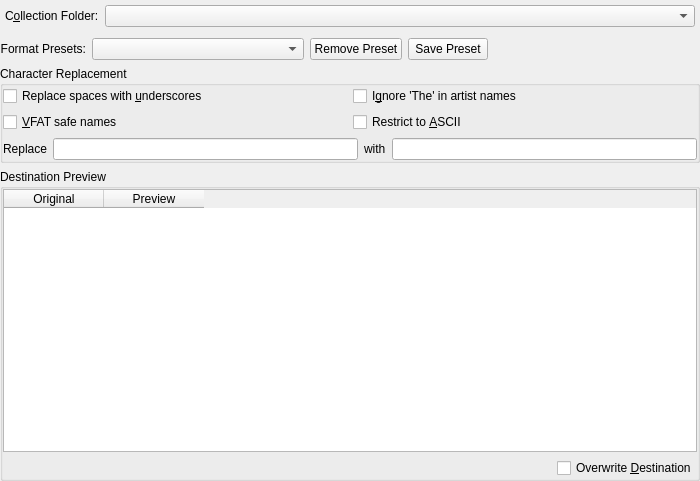
<?xml version="1.0" encoding="UTF-8"?>
<ui version="4.0">
 <author>&lt;aumuell@reserv.at&gt;</author>
 <class>OrganizeCollectionDialogBase</class>
 <widget class="QWidget" name="OrganizeCollectionDialogBase">
  <property name="geometry">
   <rect>
    <x>0</x>
    <y>0</y>
    <width>700</width>
    <height>481</height>
   </rect>
  </property>
  <property name="sizePolicy">
   <sizepolicy hsizetype="MinimumExpanding" vsizetype="Preferred">
    <horstretch>0</horstretch>
    <verstretch>0</verstretch>
   </sizepolicy>
  </property>
  <property name="windowTitle">
   <string>Organize Files</string>
  </property>
  <layout class="QVBoxLayout" name="verticalLayout">
   <item>
    <layout class="QHBoxLayout" name="_3">
     <property name="margin">
      <number>5</number>
     </property>
     <item>
      <widget class="QLabel" name="folderLabel">
       <property name="sizePolicy">
        <sizepolicy hsizetype="Minimum" vsizetype="Preferred">
         <horstretch>0</horstretch>
         <verstretch>0</verstretch>
        </sizepolicy>
       </property>
       <property name="toolTip">
        <string>Base directory under which to put files</string>
       </property>
       <property name="text">
        <string>C&amp;ollection Folder:</string>
       </property>
       <property name="wordWrap">
        <bool>false</bool>
       </property>
       <property name="buddy">
        <cstring>folderCombo</cstring>
       </property>
      </widget>
     </item>
     <item>
      <widget class="KComboBox" name="folderCombo">
       <property name="sizePolicy">
        <sizepolicy hsizetype="Expanding" vsizetype="Fixed">
         <horstretch>0</horstretch>
         <verstretch>0</verstretch>
        </sizepolicy>
       </property>
       <property name="toolTip">
        <string>The collection folder to which the files will be transferred.</string>
       </property>
       <property name="whatsThis">
        <string>The collection folder to which the files will be transferred.</string>
       </property>
      </widget>
     </item>
    </layout>
   </item>
   <item>
    <layout class="QHBoxLayout" name="horizontalLayout" stretch="0,0,0,0,0">
     <property name="topMargin">
      <number>0</number>
     </property>
     <item>
      <widget class="QLabel" name="label">
       <property name="sizePolicy">
        <sizepolicy hsizetype="Preferred" vsizetype="Minimum">
         <horstretch>0</horstretch>
         <verstretch>0</verstretch>
        </sizepolicy>
       </property>
       <property name="text">
        <string>Format Presets:</string>
       </property>
       <property name="alignment">
        <set>Qt::AlignRight|Qt::AlignTrailing|Qt::AlignVCenter</set>
       </property>
      </widget>
     </item>
     <item>
      <widget class="QComboBox" name="presetCombo">
       <property name="sizePolicy">
        <sizepolicy hsizetype="MinimumExpanding" vsizetype="Fixed">
         <horstretch>0</horstretch>
         <verstretch>0</verstretch>
        </sizepolicy>
       </property>
       <property name="minimumSize">
        <size>
         <width>150</width>
         <height>0</height>
        </size>
       </property>
       <property name="toolTip">
        <string/>
       </property>
       <property name="whatsThis">
        <string>A list of selectable filename scheme/format presets.</string>
       </property>
      </widget>
     </item>
     <item>
      <widget class="QPushButton" name="removePresetButton">
       <property name="toolTip">
        <string>Removes the currently selected format preset</string>
       </property>
       <property name="text">
        <string>Remove Preset</string>
       </property>
      </widget>
     </item>
     <item>
      <widget class="QPushButton" name="addPresetButton">
       <property name="toolTip">
        <string>Saves the current scheme/format above as a preset.</string>
       </property>
       <property name="text">
        <string>Save Preset</string>
       </property>
      </widget>
     </item>
     <item>
      <spacer name="horizontalSpacer">
       <property name="orientation">
        <enum>Qt::Horizontal</enum>
       </property>
       <property name="sizeType">
        <enum>QSizePolicy::Expanding</enum>
       </property>
       <property name="sizeHint" stdset="0">
        <size>
         <width>40</width>
         <height>1</height>
        </size>
       </property>
      </spacer>
     </item>
    </layout>
   </item>
   <item>
    <widget class="QGroupBox" name="groupBox_2">
     <property name="sizePolicy">
      <sizepolicy hsizetype="MinimumExpanding" vsizetype="Preferred">
       <horstretch>0</horstretch>
       <verstretch>0</verstretch>
      </sizepolicy>
     </property>
     <property name="title">
      <string>Character Replacement</string>
     </property>
     <layout class="QGridLayout" name="gridLayout">
      <property name="sizeConstraint">
       <enum>QLayout::SetDefaultConstraint</enum>
      </property>
      <item row="0" column="0">
       <widget class="QCheckBox" name="spaceCheck">
        <property name="sizePolicy">
         <sizepolicy hsizetype="MinimumExpanding" vsizetype="Fixed">
          <horstretch>0</horstretch>
          <verstretch>0</verstretch>
         </sizepolicy>
        </property>
        <property name="toolTip">
         <string>If checked, convert spaces to underscores.</string>
        </property>
        <property name="whatsThis">
         <string>If checked all spaces will be replaced with underscores in the file names. If not, spaces will be left as they are.</string>
        </property>
        <property name="text">
         <string>Replace spaces with &amp;underscores</string>
        </property>
       </widget>
      </item>
      <item row="4" column="0" colspan="2">
       <layout class="QHBoxLayout" name="_2">
        <item>
         <widget class="QLabel" name="textLabel1">
          <property name="text">
           <string>Replace</string>
          </property>
          <property name="wordWrap">
           <bool>false</bool>
          </property>
         </widget>
        </item>
        <item>
         <widget class="KLineEdit" name="regexpEdit">
          <property name="toolTip">
           <string>Regular expression</string>
          </property>
         </widget>
        </item>
        <item>
         <widget class="QLabel" name="textLabel2">
          <property name="text">
           <string>with</string>
          </property>
          <property name="wordWrap">
           <bool>false</bool>
          </property>
         </widget>
        </item>
        <item>
         <widget class="KLineEdit" name="replaceEdit">
          <property name="toolTip">
           <string>Character string</string>
          </property>
         </widget>
        </item>
       </layout>
      </item>
      <item row="0" column="1">
       <widget class="QCheckBox" name="ignoreTheCheck">
        <property name="sizePolicy">
         <sizepolicy hsizetype="MinimumExpanding" vsizetype="Fixed">
          <horstretch>0</horstretch>
          <verstretch>0</verstretch>
         </sizepolicy>
        </property>
        <property name="toolTip">
         <string>If checked, postfix artists' names starting with 'The' with ', The'.</string>
        </property>
        <property name="whatsThis">
         <string>If checked all artists that have the word &quot;The&quot; at the beginning will be treated as if the &quot;The&quot; was not there. Example, &quot;The Beatles&quot; would become &quot;Beatles, The&quot;</string>
        </property>
        <property name="text">
         <string>I&amp;gnore 'The' in artist names</string>
        </property>
       </widget>
      </item>
      <item row="1" column="1">
       <widget class="QCheckBox" name="asciiCheck">
        <property name="sizePolicy">
         <sizepolicy hsizetype="MinimumExpanding" vsizetype="Fixed">
          <horstretch>0</horstretch>
          <verstretch>0</verstretch>
         </sizepolicy>
        </property>
        <property name="toolTip">
         <string>&lt;!DOCTYPE HTML PUBLIC &quot;-//W3C//DTD HTML 4.0//EN&quot; &quot;http://www.w3.org/TR/REC-html40/strict.dtd&quot;&gt;
&lt;html&gt;&lt;head&gt;&lt;meta name=&quot;qrichtext&quot; content=&quot;1&quot; /&gt;&lt;style type=&quot;text/css&quot;&gt;
p, li { white-space: pre-wrap; }
&lt;/style&gt;&lt;/head&gt;&lt;body style=&quot; font-family:'Sans Serif'; font-size:9pt; font-weight:400; font-style:normal;&quot;&gt;
&lt;p style=&quot; margin-top:0px; margin-bottom:0px; margin-left:0px; margin-right:0px; -qt-block-indent:0; text-indent:0px;&quot;&gt;If checked, all non-ASCII characters will be replaced with underscores.&lt;span style=&quot; font-weight:600;&quot;&gt; &lt;/span&gt;&lt;/p&gt;
&lt;p style=&quot;-qt-paragraph-type:empty; margin-top:0px; margin-bottom:0px; margin-left:0px; margin-right:0px; -qt-block-indent:0; text-indent:0px; font-weight:600;&quot;&gt;&lt;/p&gt;
&lt;p style=&quot; margin-top:0px; margin-bottom:0px; margin-left:0px; margin-right:0px; -qt-block-indent:0; text-indent:0px;&quot;&gt;&lt;span style=&quot; font-weight:600;&quot;&gt;Do not check this option if you have non-English characters in your tags. &lt;/span&gt;&lt;/p&gt;
&lt;p style=&quot;-qt-paragraph-type:empty; margin-top:0px; margin-bottom:0px; margin-left:0px; margin-right:0px; -qt-block-indent:0; text-indent:0px;&quot;&gt;&lt;/p&gt;
&lt;p style=&quot; margin-top:0px; margin-bottom:0px; margin-left:0px; margin-right:0px; -qt-block-indent:0; text-indent:0px;&quot;&gt;Most people can leave this option unchecked.&lt;/p&gt;&lt;/body&gt;&lt;/html&gt;</string>
        </property>
        <property name="whatsThis">
         <string>&lt;!DOCTYPE HTML PUBLIC &quot;-//W3C//DTD HTML 4.0//EN&quot; &quot;http://www.w3.org/TR/REC-html40/strict.dtd&quot;&gt;
&lt;html&gt;&lt;head&gt;&lt;meta name=&quot;qrichtext&quot; content=&quot;1&quot; /&gt;&lt;style type=&quot;text/css&quot;&gt;
p, li { white-space: pre-wrap; }
&lt;/style&gt;&lt;/head&gt;&lt;body style=&quot; font-family:'Sans Serif'; font-size:9pt; font-weight:400; font-style:normal;&quot;&gt;
&lt;p style=&quot; margin-top:0px; margin-bottom:0px; margin-left:0px; margin-right:0px; -qt-block-indent:0; text-indent:0px;&quot;&gt;If checked, all non-ASCII characters will be replaced with underscores.&lt;span style=&quot; font-weight:600;&quot;&gt; Do not check this option if you have non-English characters in your tags. &lt;/span&gt;&lt;/p&gt;
&lt;p style=&quot;-qt-paragraph-type:empty; margin-top:0px; margin-bottom:0px; margin-left:0px; margin-right:0px; -qt-block-indent:0; text-indent:0px;&quot;&gt;&lt;/p&gt;
&lt;p style=&quot; margin-top:0px; margin-bottom:0px; margin-left:0px; margin-right:0px; -qt-block-indent:0; text-indent:0px;&quot;&gt;Most people can leave this option &lt;span style=&quot; font-style:italic;&quot;&gt;unchecked.&lt;/span&gt;&lt;/p&gt;&lt;/body&gt;&lt;/html&gt;</string>
        </property>
        <property name="text">
         <string>Restrict to &amp;ASCII</string>
        </property>
       </widget>
      </item>
      <item row="1" column="0">
       <widget class="QCheckBox" name="vfatCheck">
        <property name="sizePolicy">
         <sizepolicy hsizetype="MinimumExpanding" vsizetype="Fixed">
          <horstretch>0</horstretch>
          <verstretch>0</verstretch>
         </sizepolicy>
        </property>
        <property name="toolTip">
         <string>Replace characters that are incompatible with MS-DOS/VFAT file systems with underscores. 

Most people can leave this option enabled.</string>
        </property>
        <property name="whatsThis">
         <string>If checked, replace characters that are incompatible with MS-DOS/VFAT file systems with underscores. Incompatible characters include |?*&lt;&quot;:&gt;+[] and unicode control characters. 

Most people can leave this option enabled as it ensures copying to media devices will function correctly.</string>
        </property>
        <property name="text">
         <string>&amp;VFAT safe names</string>
        </property>
       </widget>
      </item>
     </layout>
    </widget>
   </item>
   <item>
    <widget class="QGroupBox" name="previewBox">
     <property name="sizePolicy">
      <sizepolicy hsizetype="Preferred" vsizetype="Expanding">
       <horstretch>0</horstretch>
       <verstretch>0</verstretch>
      </sizepolicy>
     </property>
     <property name="title">
      <string>Destination Preview</string>
     </property>
     <layout class="QVBoxLayout" name="verticalLayout_3">
      <item>
       <widget class="QTableWidget" name="previewTableWidget">
        <property name="horizontalScrollMode">
         <enum>QAbstractItemView::ScrollPerPixel</enum>
        </property>
        <attribute name="verticalHeaderVisible">
         <bool>false</bool>
        </attribute>
        <column>
         <property name="text">
          <string>Original</string>
         </property>
        </column>
        <column>
         <property name="text">
          <string>Preview</string>
         </property>
        </column>
       </widget>
      </item>
      <item>
       <layout class="QHBoxLayout">
        <item>
         <spacer name="spacer2_2">
          <property name="orientation">
           <enum>Qt::Horizontal</enum>
          </property>
          <property name="sizeType">
           <enum>QSizePolicy::Expanding</enum>
          </property>
          <property name="sizeHint" stdset="0">
           <size>
            <width>347</width>
            <height>20</height>
           </size>
          </property>
         </spacer>
        </item>
        <item>
         <widget class="QLabel" name="conflictLabel">
          <property name="sizePolicy">
           <sizepolicy hsizetype="MinimumExpanding" vsizetype="Preferred">
            <horstretch>0</horstretch>
            <verstretch>0</verstretch>
           </sizepolicy>
          </property>
          <property name="text">
           <string/>
          </property>
          <property name="alignment">
           <set>Qt::AlignRight|Qt::AlignTrailing|Qt::AlignVCenter</set>
          </property>
         </widget>
        </item>
        <item>
         <widget class="QCheckBox" name="overwriteCheck">
          <property name="toolTip">
           <string>If checked, overwrite files of the same name without asking.</string>
          </property>
          <property name="whatsThis">
           <string>&lt;!DOCTYPE HTML PUBLIC &quot;-//W3C//DTD HTML 4.0//EN&quot; &quot;http://www.w3.org/TR/REC-html40/strict.dtd&quot;&gt;
&lt;html&gt;&lt;head&gt;&lt;meta name=&quot;qrichtext&quot; content=&quot;1&quot; /&gt;&lt;style type=&quot;text/css&quot;&gt;
p, li { white-space: pre-wrap; }
&lt;/style&gt;&lt;/head&gt;&lt;body style=&quot; font-family:'Sans Serif'; font-size:9pt; font-weight:400; font-style:normal;&quot;&gt;
&lt;p style=&quot; margin-top:0px; margin-bottom:0px; margin-left:0px; margin-right:0px; -qt-block-indent:0; text-indent:0px;&quot;&gt;Check this to overwrite files of the same name automatically. &lt;span style=&quot; font-style:italic;&quot;&gt;(Warning: Overwriting is not undoable)&lt;/span&gt;&lt;/p&gt;&lt;/body&gt;&lt;/html&gt;</string>
          </property>
          <property name="text">
           <string>Overwrite &amp;Destination</string>
          </property>
         </widget>
        </item>
       </layout>
      </item>
     </layout>
    </widget>
   </item>
  </layout>
 </widget>
 <layoutdefault spacing="6" margin="0"/>
 <customwidgets>
  <customwidget>
   <class>KLineEdit</class>
   <extends>QLineEdit</extends>
   <header>klineedit.h</header>
  </customwidget>
  <customwidget>
   <class>KComboBox</class>
   <extends>QComboBox</extends>
   <header>kcombobox.h</header>
  </customwidget>
 </customwidgets>
 <includes>
  <include location="local">kcombobox.h</include>
  <include location="local">klineedit.h</include>
 </includes>
 <resources/>
 <connections/>
</ui>
